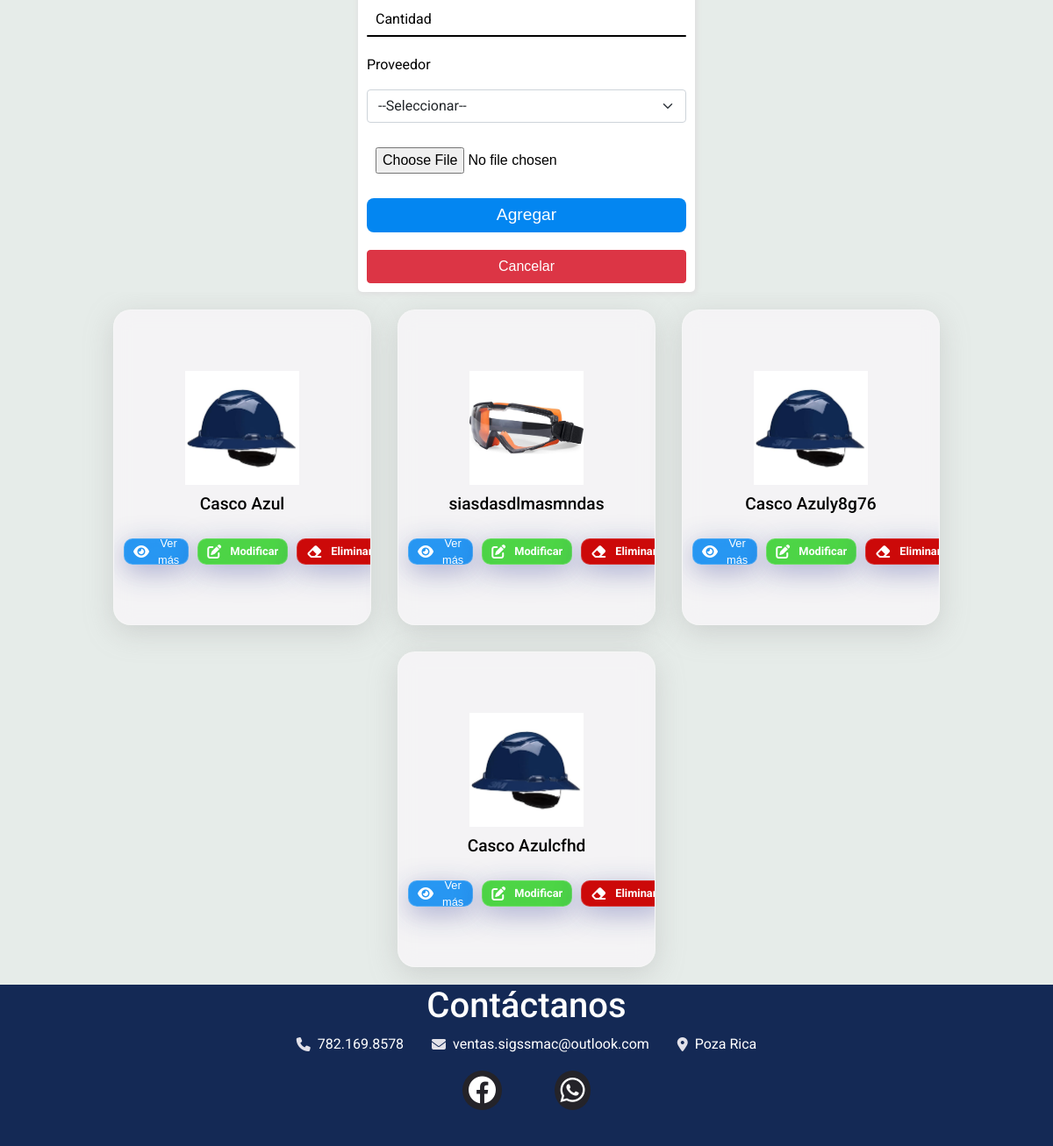
/administrador/productos (lower part), run on an earlier commit of the app's database.
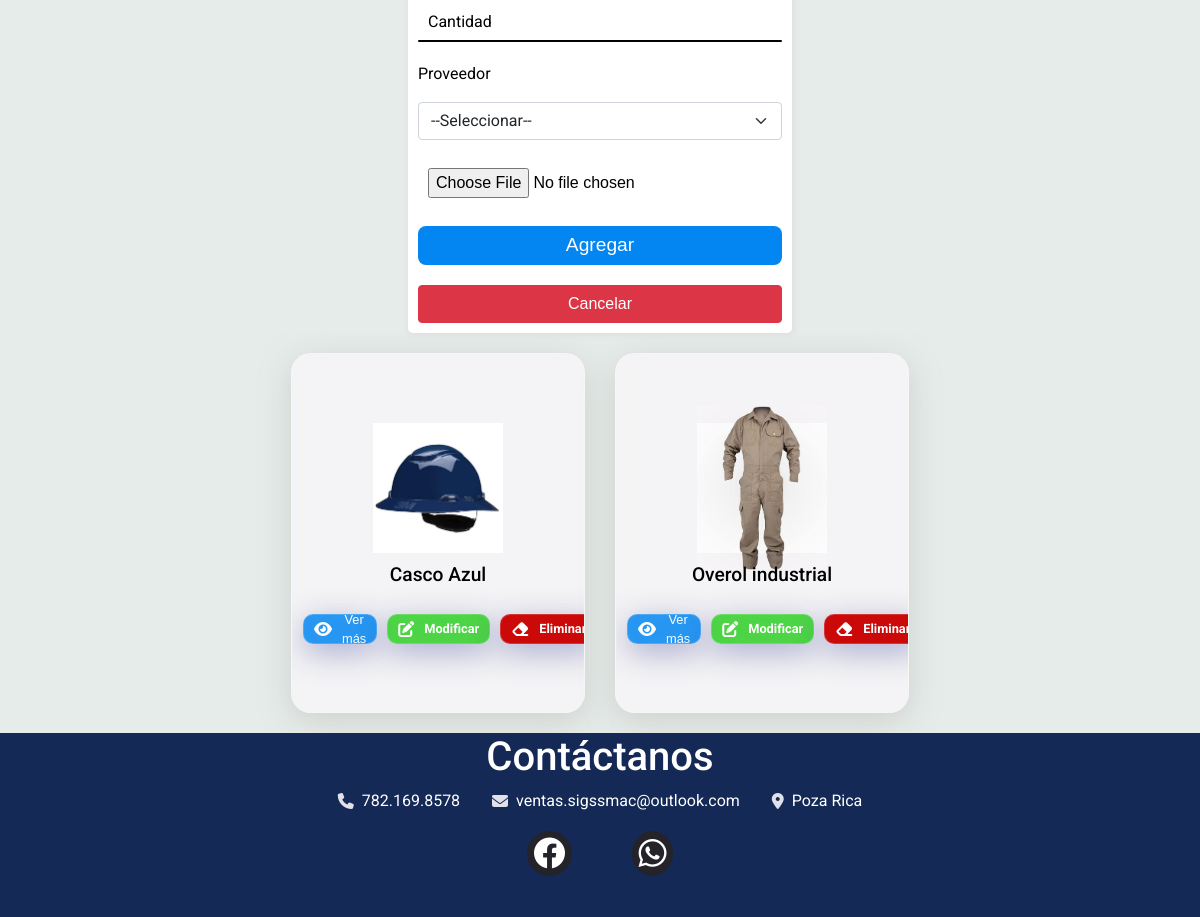
And on a later commit of the database.
### EPP/models.py (models this page shows, shortened)
class Productos(models.Model):
    nombre = models.CharField(max_length=100)
    precio = models.FloatField()
    descripcion = models.TextField()
    cantidad = models.FloatField()
    prov = models.ForeignKey(Proveedores, on_delete=models.CASCADE)
    imagen = models.ImageField(upload_to="productos", null=True, blank=True)
    categoria = models.ForeignKey(Categorias, on_delete=models.CASCADE, default="")
    class Meta:
        db_table = 'Productos'

### EPP/views.py (the view)
# urls.py: path("productos", index_admin, name="home"),
def index_admin(request):
    contexto = {}
    try:
        provs = Proveedores.objects.all()
        prods =  Productos.objects.all()
        categorias = Categorias.objects.all()
        contexto["productos"] = prods
        contexto["proveedores"] = provs
        contexto["categorias"]  = categorias
        return render(request, "admin/productos.html", contexto)
    except (TemplateDoesNotExist, TemplateSyntaxError) as e:
        print(e)
        return HttpResponse("Ocurrió un error")

### EPP/models.py (called while the page is built)
    def __str__(self):
        return f'{self.id}'

    def __str__(self):
        return f'{self.id}'

### templates/admin/productos.html (shortened to what this page needs)
{% extends 'base_admin.html' %}
{% load static %}
    {% block content %}
    <div class="caja-formulario">
      <form action="{% url 'addProduct' %}" method="post" enctype="multipart/form-data">
        <div class="caja-input">
          <input type="number" name="cantidad" required />
          <label>Cantidad</label>
          <i></i>
        </div>
        <div class="caja-input">
          <p>Proveedor</p>
          <select name="sl_proveedores" class="form-select">
            <option selected disabled>--Seleccionar--</option>
          </select>
        </div>
        <div class="caja-input">
          <input type="file" class="form-control-file" accept="image/png, image/jpg, image/jpeg" name="imagen">
        </div>
        <input type="submit" name="agregar" value="Agregar"/>
        <input class="btn btn-danger btnReset" type="reset" value="Cancelar"/>
      </form>
    </div>
    <div class="contenedor">
      {% for producto in productos %}
      <div class="caja" style="width: 30%">
        <div>
          <div class="img-box">
            {% if producto.imagen.url is not null %}
              <img src="{{ producto.imagen.url }}" alt="" />
            {% endif %}
          </div>
          <h2>{{ producto.nombre }}</h2>
          <div class="btns-caja">
            <button class="btn-card ver" role="link" type="button">
              <i class="fa-solid fa-eye"></i> Ver más
            </button>
            <a class="btn-card modificar" type="button">
              <i class="fa-solid fa-pen-to-square"></i> Modificar
            </a>
            <a class="btn-card eliminar" href="{% url 'deleteProduct' producto.id %}" type="button">
              <i class="fa-solid fa-eraser"></i> Eliminar
            </a>
          </div>
        </div>
      </div>
      {% endfor %}
    </div>
    {% endblock %}

What changed in the data, as far as the page shows it:
removed Productos: imagen (picture), nombre "siasdasdlmasmndas"
removed Productos: imagen (picture), nombre "Casco Azuly8g76"
removed Productos: imagen (picture), nombre "Casco Azulcfhd"
added Productos: imagen (picture), nombre "Overol industrial"
